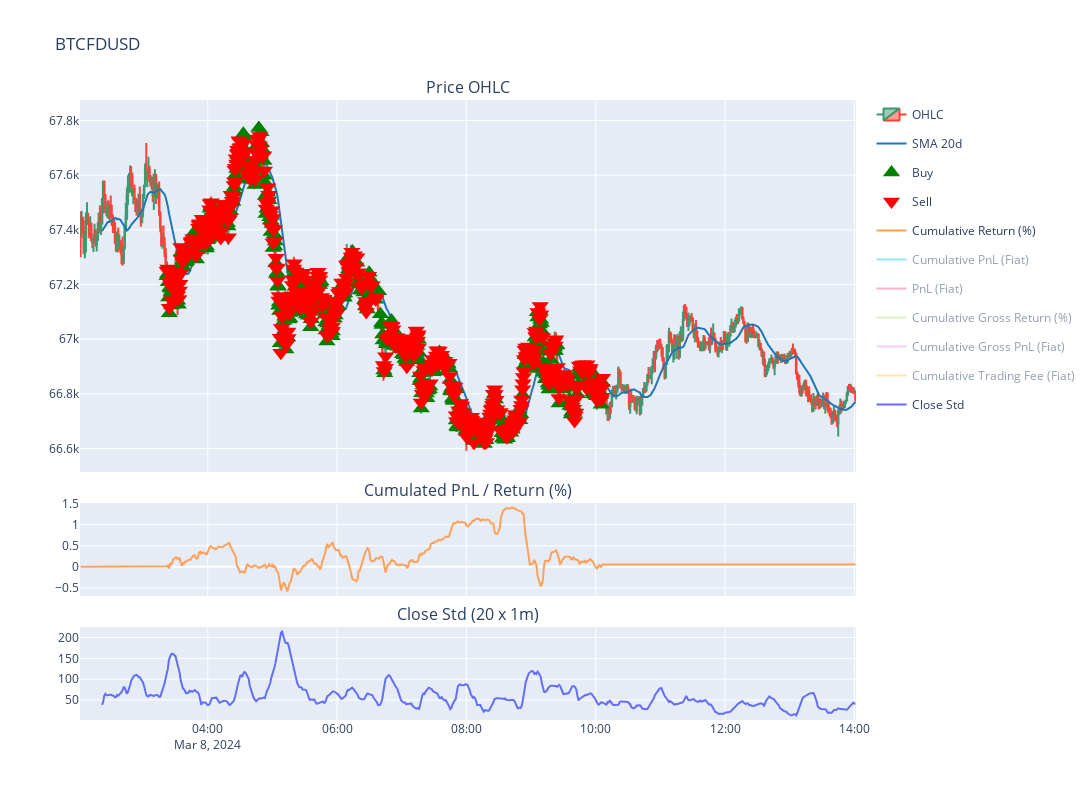

Here is the notebook cell this chart was saved with:
### Code cell
strategy.summary()

### Figure 1 — Plotly figure (JSON) as saved in the notebook; plotly's stock layout.template omitted (floating-point values rounded to 4 significant figures; data arrays with more than 128 entries replaced by an {"elided": "..."} marker saying what was removed)
{"data": [{"close": {"elided": "720 float values"}, "high": {"elided": "720 float values"}, "legendgroup": "OHCL", "low": {"elided": "720 float values"}, "name": "OHLC", "open": {"elided": "720 float values"}, "type": "candlestick", "x": {"elided": "720 str values"}, "xaxis": "x", "yaxis": "y"}, {"legendgroup": "SMA 20d", "marker": {"color": "rgb(31, 119, 180)"}, "name": "SMA 20d", "type": "scatter", "x": {"elided": "720 str values"}, "xaxis": "x", "y": {"elided": "720 float values"}, "yaxis": "y"}, {"marker": {"color": "green", "size": 15, "symbol": 5}, "mode": "markers", "name": "Buy", "type": "scatter", "x": {"elided": "539 str values"}, "xaxis": "x", "y": {"elided": "539 float values"}, "yaxis": "y"}, {"marker": {"color": "red", "size": 15, "symbol": 6}, "mode": "markers", "name": "Sell", "type": "scatter", "x": {"elided": "539 str values"}, "xaxis": "x", "y": {"elided": "539 float values"}, "yaxis": "y"}, {"name": "Cumulative Return (%)", "type": "scatter", "x": {"elided": "720 str values"}, "xaxis": "x2", "y": {"elided": "720 float values"}, "yaxis": "y2"}, {"name": "Cumulative PnL (Fiat)", "type": "scatter", "visible": "legendonly", "x": {"elided": "720 str values"}, "xaxis": "x2", "y": {"elided": "720 float values"}, "yaxis": "y2"}, {"name": "PnL (Fiat)", "type": "scatter", "visible": "legendonly", "x": {"elided": "720 str values"}, "xaxis": "x2", "y": {"elided": "720 float values"}, "yaxis": "y2"}, {"name": "Cumulative Gross Return (%)", "type": "scatter", "visible": "legendonly", "x": {"elided": "720 str values"}, "xaxis": "x2", "y": {"elided": "720 float values"}, "yaxis": "y2"}, {"name": "Cumulative Gross PnL (Fiat)", "type": "scatter", "visible": "legendonly", "x": {"elided": "720 str values"}, "xaxis": "x2", "y": {"elided": "720 float values"}, "yaxis": "y2"}, {"name": "Cumulative Trading Fee (Fiat)", "type": "scatter", "visible": "legendonly", "x": {"elided": "720 str values"}, "xaxis": "x2", "y": {"elided": "720 int values"}, "yaxis": "y2"}, {"name": "Close Std", "type": "scatter", "x": {"elided": "720 str values"}, "xaxis": "x3", "y": {"elided": "720 float values"}, "yaxis": "y3"}], "layout": {"annotations": [{"font": {"size": 16}, "showarrow": false, "text": "Price OHLC", "x": 0.5, "xanchor": "center", "xref": "paper", "y": 1, "yanchor": "bottom", "yref": "paper"}, {"font": {"size": 16}, "showarrow": false, "text": "Cumulated PnL / Return (%)", "x": 0.5, "xanchor": "center", "xref": "paper", "y": 0.35, "yanchor": "bottom", "yref": "paper"}, {"font": {"size": 16}, "showarrow": false, "text": "Close Std (20 x 1m)", "x": 0.5, "xanchor": "center", "xref": "paper", "y": 0.15, "yanchor": "bottom", "yref": "paper"}], "height": 800, "hovermode": "x", "title": {"text": "BTCFDUSD"}, "width": 1500, "xaxis": {"anchor": "y", "domain": [0, 1], "matches": "x3", "rangeslider": {"visible": false}, "showticklabels": false}, "xaxis2": {"anchor": "y2", "domain": [0, 1], "matches": "x3", "showticklabels": false}, "xaxis3": {"anchor": "y3", "domain": [0, 1]}, "yaxis": {"anchor": "x", "domain": [0.4, 1]}, "yaxis2": {"anchor": "x2", "domain": [0.2, 0.35]}, "yaxis3": {"anchor": "x3", "domain": [0, 0.15]}}}
